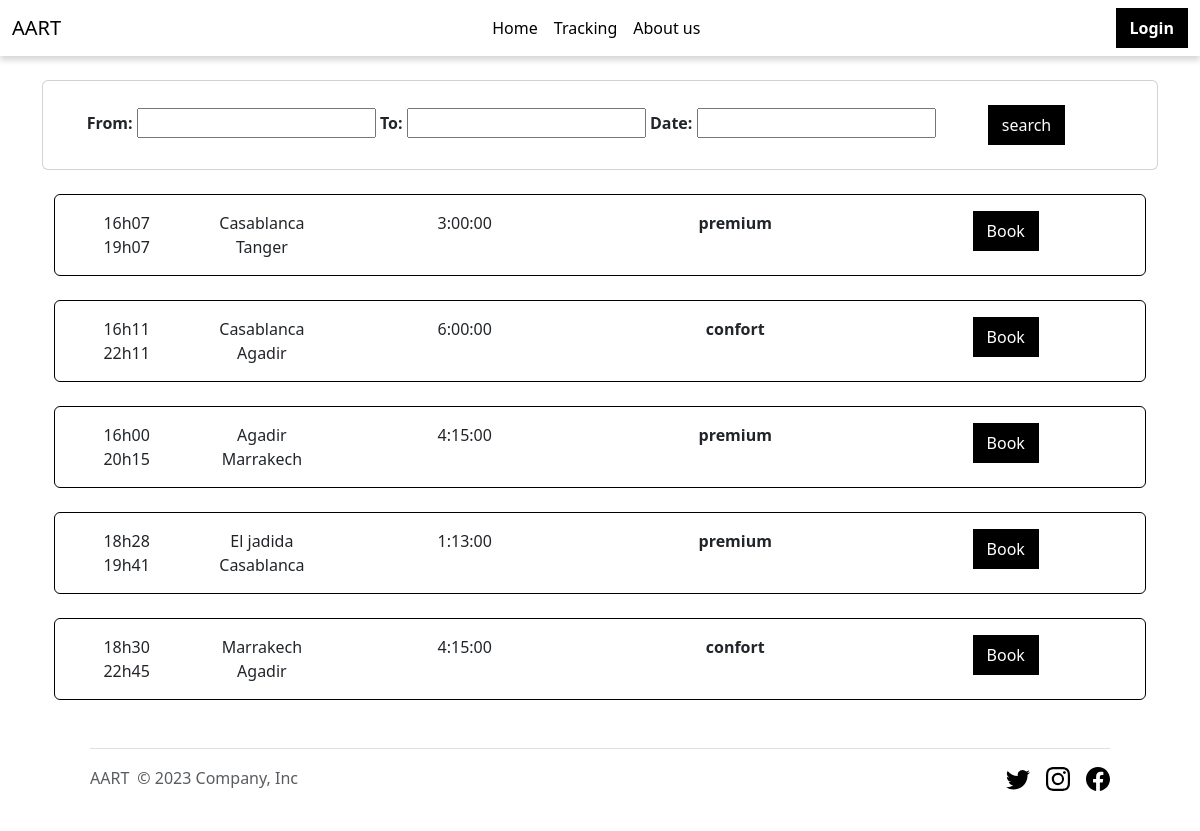
The app's page /, older data.
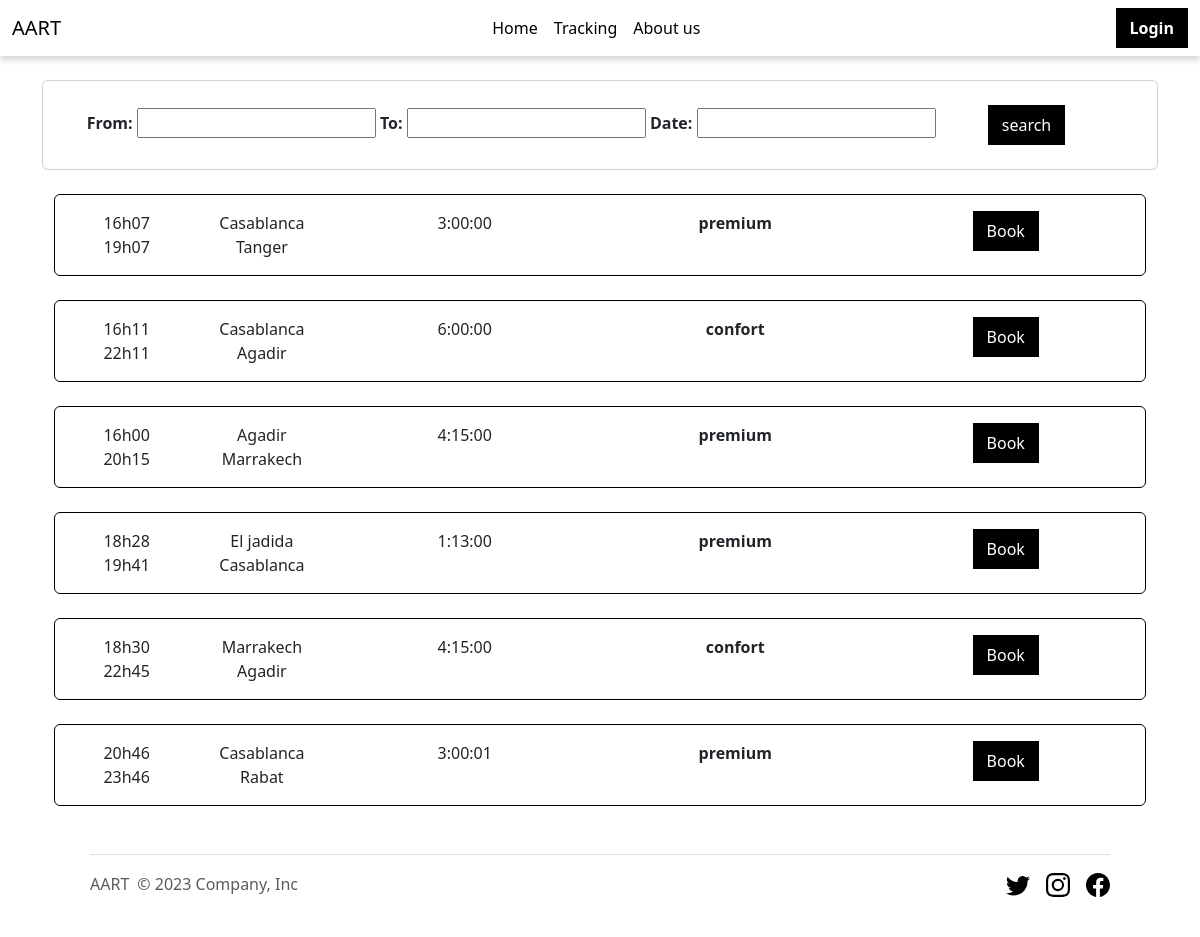
The same page, newer data.
### ticketing/models.py (models this page shows)
class BusRoute(models.Model):
    start_point = models.CharField(max_length=100)
    destination = models.CharField(max_length=100)
    departure_time = models.DateTimeField()
    arrival_time = models.DateTimeField()
    def duration(self):
        return self.arrival_time-self.departure_time
    bus = models.ForeignKey(Bus, on_delete=models.CASCADE)
    price = models.FloatField(default=0.0)
    def available_seats(self):
        total_capacity = self.bus.capacity  # Assuming 'capacity' is a field on the 'Bus' model
        sold_tickets_count = Ticket.objects.filter(bus_route=self).count()
        return total_capacity - sold_tickets_count

class Bus(models.Model):
    STATUS_CHOICES = (
        ('confort', 'Confort'),
        ('premium', 'Premium'),
    )
    number = models.CharField(max_length=50)
    capacity = models.IntegerField(default=50)
    driver_name = models.CharField(max_length=100)
    type = models.CharField(max_length=20,choices=STATUS_CHOICES)

### ticketing/views.py (the view)
# urls.py: path("", views.index, name="index"),
def index(request):
    route_list=BusRoute.objects.all()
    myFilter = RouteFilter(request.GET, queryset=route_list )
    route_list = myFilter.qs
    context = {
        'route_list': route_list,
        'user': request.user,
        'myFilter': myFilter,
    }
    return render(request, 'ticketing/index.html', context)

### templates/ticketing/index.html (shortened to what this page needs)
{% extends 'ticketing/base.html' %}
{% block content %}
<div class="card p-4 text-center fw-bold">
    <form method="get">
        {{ myFilter.form }}
        <button type="submit" class="btn mx-5">search</button>
    </form>
</div>
    <br>
<div class="container text-center">
    {% for route in route_list %}
        {% if route.available_seats > 0 %}
        <div class="card border-black p-3">
    <div class="row">
        <div class="col">
            <div class="row">
                <div class="col">{{ route.departure_time.time|time:"H\hi" }}</div>
                <div class="col">{{ route.start_point }}</div>
            </div>
            <div class="row">
                <div class="col">{{ route.arrival_time.time|time:"H\hi" }}</div>
                <div class="col">{{ route.destination }}</div>
            </div>
        </div>
        <div class="col">
            {{ route.duration }}
        </div>
        <div class="col">
            <span class="fw-bold">{{ route.bus.type }}</span>
        </div>
        <div class="col">
            <a href="{% url 'book' route.id %}"><button class="btn">Book</button></a>
        </div>
    </div>
        </div>
        <br>
        {% endif %}
    {% endfor %}
</div>
{% endblock %}

Row changes from the older to the newer data that the page shows:
added BusRoute: departure_time.time "20h46", start_point "Casablanca", arrival_time.time "23h46", destination "Rabat", duration "3:00:01", bus.type "premium"
